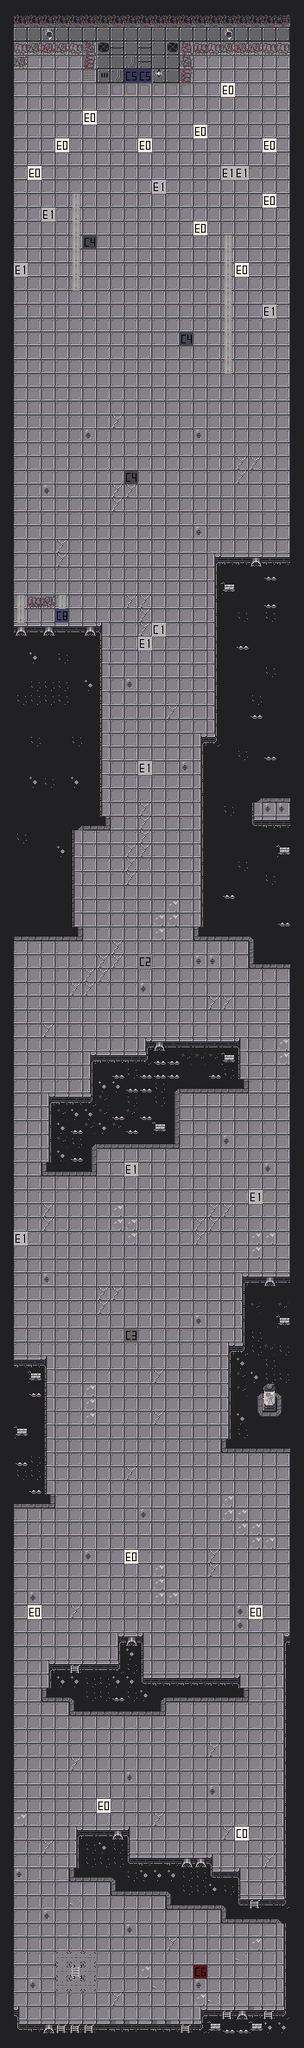

Below is a game level as drawn by its tile map, then a one-line description and the .tmx that defines it (tile-layer data replaced by summaries):
An orthogonal 22x148 tile map with 16x16 px tiles, 2 tile layers (background, foreground).

<map version="1.5" tiledversion="2021.03.23" orientation="orthogonal" renderorder="right-down" width="22" height="148" tilewidth="16" tileheight="16" infinite="0" nextlayerid="5" nextobjectid="1">
 <editorsettings>
  <export target="../../../../../../../../Downloads/.csv" format="csv" />
 </editorsettings>
 <tileset firstgid="1" source="Tilesheet.tsx" />
 <layer id="1" name="background" width="22" height="148">
  <data>[3256 cells, 2618 non-empty, 31 distinct tile ids]</data>
 </layer>
 <layer id="2" name="foreground" width="22" height="148">
  <data>[3256 cells, 739 non-empty, 49 distinct tile ids]</data>
 </layer>
</map>
